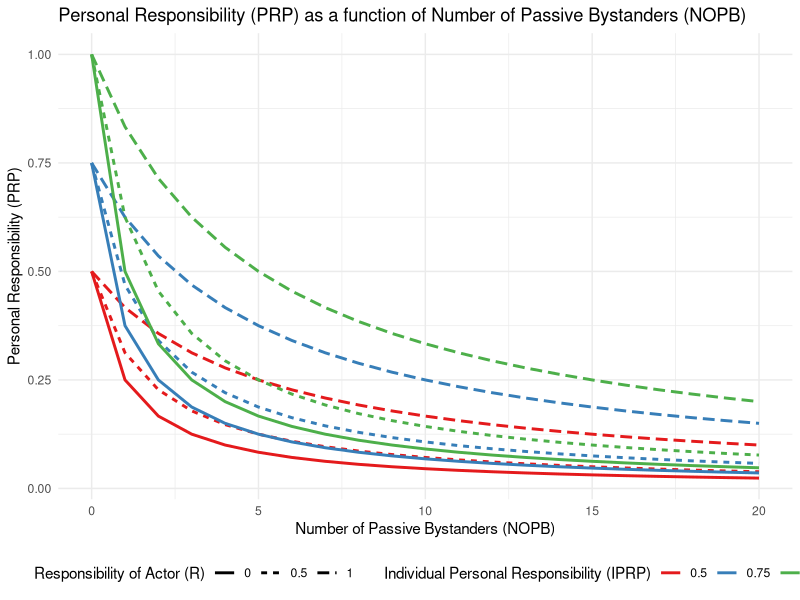

This chart was generated by the following R code:
library(ggplot2)

#' Calculate personal responsibility (PRP)
#'
#' @param NOPB Number of passive bystanders, a non-negative integer.
#' @param R Responsibility of the actor, a numeric value between 0 and 1, inclusive.
#' @param IPRP Individual personal responsibility between 0 and 1, inclusive; the baseline value of PRP when `NOPB` is zero (i.e., when one is alone).
#' @param alpha The strength of the bystander effect. Allowed values: alpha > 0. Alpha=1 is the "classical" 1/x bystander effect at R=0. Larger values indicate a stronger bystander effect (faster decay of PRP with increasing NOPB). Default is 1.
#' @param beta Numeric coefficient for the interaction of `R` and `NOPB`: How much is the decay effect reduced by R? Allowed values: 0 < beta < alpha. Default is 0.8.
#'
#' @return The calculated personal responsibility (PRP) as a numeric value or vector between 0 and 1.
#' @examples
#' get_PRP(NOPB = 2, R = 0.5, IPRP = 1)
#' 
get_PRP <- function(NOPB, R, IPRP, alpha=1, beta=0.8) {

  # testing all inputs if they are in the allowed range.

  inputs <- list(NOPB = NOPB, R = R, IPRP = IPRP, alpha = alpha, beta = beta)
  for (name in names(inputs)) {
    value <- inputs[[name]]
    if (!is.numeric(value) || is.complex(value) || length(value) == 0L ||
        any(!is.finite(value))) {
      stop(name, " must be a non-empty numeric value or vector with no missing or non-finite values.")
    }
  }
  if (any(NOPB < 0 | NOPB != floor(NOPB))) {
    stop("NOPB must contain non-negative integers.")
  }
  if (any(R < 0 | R > 1)) {
    stop("R must be between 0 and 1, inclusive.")
  }
  if (any(IPRP < 0 | IPRP > 1)) {
    stop("IPRP must be between 0 and 1, inclusive.")
  }
  if (any(alpha <= 0)) {
    stop("alpha must be greater than 0.")
  }
  if (any(beta <= 0) || any(beta >= alpha)) {
    stop("beta must be greater than 0 and less than alpha.")
  }

  # the actual function
  PRP <- IPRP / (1 + (alpha - beta*R)*NOPB)
  return(PRP)
}

## Simulate data

df <- expand.grid(
  NOPB     = seq(0, 20, by=1),
  IPRP     = c(.5, .75, 1),
  R        = c(0, 0.5, 1)
)

# compute the output variable
# (vectorized function application)
df$PRP <- get_PRP(
  NOPB = df$NOPB, 
  R = df$R,
  IPRP = df$IPRP
)

print(head(df, 20))


## Plot

ggplot(df, aes(x=NOPB, y=PRP, color=factor(IPRP), linetype=factor(R))) +
  geom_line(linewidth=1) +
  labs(
    title = "Personal Responsibility (PRP) as a function of Number of Passive Bystanders (NOPB)",
    x = "Number of Passive Bystanders (NOPB)",
    y = "Personal Responsibility (PRP)",
    color = "Individual Personal Responsibility (IPRP)",
    linetype = "Responsibility of Actor (R)"
  ) +
  theme_minimal() +
  scale_color_brewer(palette="Set1") +
  theme(legend.position="bottom")
